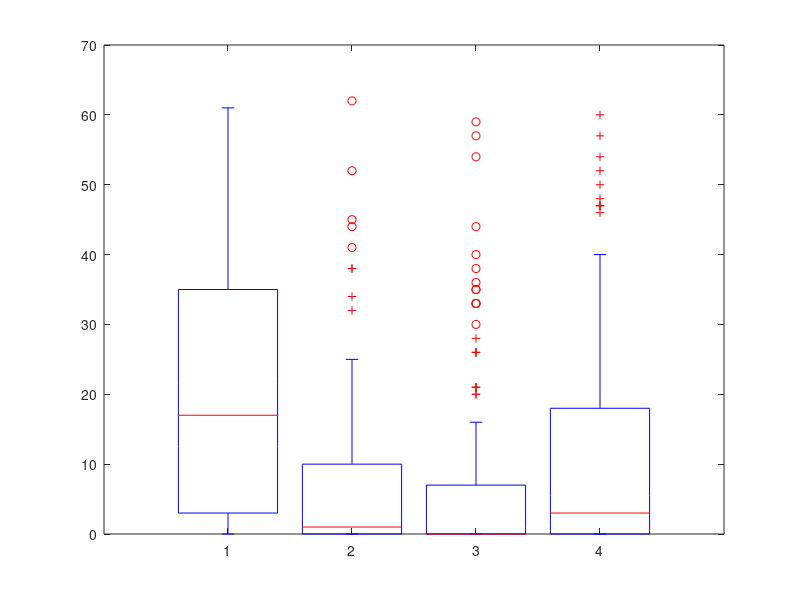

MATLAB code for this plot:
function weightdata()
%drive
drive8=[61	58	57	56	55	54	54	54	54	54	54	53	51	49	47	47	46	44	44	43	42	41	41	41	40	40	39	37	36	35	35	35	35	34	33	33	32	32	32	31	31	27	26	26	25	25	21	21	20	20	20	20	20	20	19	19	19	19	19	19	19	17	17	17	17	15	13	13	13	13	12	12	12	10	9	8	8	8	8	6	6	5	5	5	5	5	4	4	4	4	3	3	3	3	3	3	3	3	2	2	2	1	1	1	1	1	0	0	0	0	0	0	0	0	0	0	0	0	0	0	0	0	0	0	0
];
drive5=[62	52	45	44	41	38	38	34	32	25	24	24	24	23	22	22	21	21	21	20	20	20	20	17	17	17	17	15	15	13	13	10	8	8	6	6	5	5	5	5	4	4	4	3	3	3	3	3	2	2	2	2	2	2	2	2	2	2	2	1	1	1	1	1	0	0	0	0	0	0	0	0	0	0	0	0	0	0	0	0	0	0	0	0	0	0	0	0	0	0	0	0	0	0	0	0	0	0	0	0	0	0	0	0	0	0	0	0	0	0	0	0	0	0	0	0	0	0	0	0	0	0	0	0	0
];
drive3=[59	57	54	44	40	38	36	35	35	33	33	33	30	28	26	26	26	21	21	21	20	20	16	14	11	10	9	8	8	8	8	7	6	6	6	6	6	4	4	4	4	3	3	3	3	2	2	1	1	1	1	0	0	0	0	0	0	0	0	0	0	0	0	0	0	0	0	0	0	0	0	0	0	0	0	0	0	0	0	0	0	0	0	0	0	0	0	0	0	0	0	0	0	0	0	0	0	0	0	0	0	0	0	0	0	0	0	0	0	0	0	0	0	0	0	0	0	0	0	0	0	0	0	0	0
];
drive1=[60	57	54	52	50	48	47	47	47	46	40	37	37	35	35	34	34	34	34	33	29	29	26	26	25	25	24	24	24	21	19	18	17	17	14	14	13	13	8	8	8	8	6	6	6	6	6	6	6	6	6	6	6	5	4	4	3	3	3	3	3	3	3	3	3	2	2	2	2	2	2	2	1	1	1	1	1	1	1	0	0	0	0	0	0	0	0	0	0	0	0	0	0	0	0	0	0	0	0	0	0	0	0	0	0	0	0	0	0	0	0	0	0	0	0	0	0	0	0	0	0	0	0	0	0
];
boxplot([drive8' drive5' drive3' drive1'])
%bass
bass1=[51	43	41	40	37	36	36	35	34	28	26	26	26	25	22	21	21	20	20	20	20	19	19	18	17	17	17	17	13	9	9	8	7	6	6	6	6	6	6	5	5	4	3	3	3	3	3	3	3	2	2	2	2	1	1	1	0	0	0	0	0	0	0	0	0	0	0	0	0	0	0	0	0	0	0	0	0	0	0	0	0	0	0	0	0	0	0	0	0	0	0	0	0	0	0	0	0	0	0	0
];
bass3=[46	35	35	34	30	25	22	21	21	21	19	13	10	8	6	6	6	6	6	5	4	4	3	3	3	3	3	2	2	2	2	2	2	2	1	1	1	1	0	0	0	0	0	0	0	0	0	0	0	0	0	0	0	0	0	0	0	0	0	0	0	0	0	0	0	0	0	0	0	0	0	0	0	0	0	0	0	0	0	0	0	0	0	0	0	0	0	0	0	0	0	0	0	0	0	0	0	0	0	0
];
bass5=[39	35	32	32	31	27	24	24	23	21	21	20	20	20	20	17	17	17	15	14	13	13	12	12	11	10	8	8	8	6	6	6	5	5	5	5	4	4	3	3	3	3	3	3	2	2	2	2	1	1	1	1	1	1	1	0	0	0	0	0	0	0	0	0	0	0	0	0	0	0	0	0	0	0	0	0	0	0	0	0	0	0	0	0	0	0	0	0	0	0	0	0	0	0	0	0	0	0	0	0
];
bass7=[54	49	45	44	40	40	38	37	35	34	34	33	33	33	31	29	29	25	24	24	24	21	20	20	19	19	19	19	17	16	14	14	13	13	13	12	10	8	8	8	8	6	6	6	6	5	5	4	4	4	4	3	3	3	3	3	3	2	2	2	2	1	0	0	0	0	0	0	0	0	0	0	0	0	0	0	0	0	0	0	0	0	0	0	0	0	0	0	0	0	0	0	0	0	0	0	0	0	0	0
];
bass9=[62	61	60	59	58	57	57	57	56	55	54	54	54	54	54	54	54	53	52	52	50	48	47	47	47	47	47	46	44	44	44	42	41	41	41	40	38	38	37	35	35	35	34	34	33	33	33	32	32	26	26	26	26	25	25	24	21	20	20	19	17	17	15	15	13	8	8	8	8	8	6	6	5	4	4	4	4	3	3	2	2	2	2	1	1	1	1	1	1	0	0	0	0	0	0	0	0	0	0	0
];

%mid
mid1=[62	61	60	59	57	57	54	54	54	52	47	46	44	43	40	40	37	37	36	36	35	35	34	34	33	32	31	31	26	26	26	26	25	25	24	24	24	23	22	22	21	20	20	20	18	17	16	15	14	13	13	8	8	8	6	6	6	6	4	4	4	4	4	3	3	3	3	3	2	2	1	1	0	0	0	0	0	0	0	0	0	0	0	0	0	0	0	0	0	0	0	0	0	0	0	0	0	0	0	0
];
mid3=[57	55	54	47	47	44	38	37	34	33	33	27	21	20	20	20	20	20	19	19	17	17	17	12	10	10	8	6	5	5	5	5	4	4	3	3	3	3	3	3	3	3	3	2	2	2	2	1	1	1	1	1	0	0	0	0	0	0	0	0	0	0	0	0	0	0	0	0	0	0	0	0	0	0	0	0	0	0	0	0	0	0	0	0	0	0	0	0	0	0	0	0	0	0	0	0	0	0	0	0
];
mid5=[54	47	46	42	41	41	35	35	34	33	26	21	21	21	17	17	17	17	14	13	13	12	9	8	8	8	8	8	6	6	6	6	6	5	5	5	5	4	3	3	2	2	1	1	1	1	1	1	0	0	0	0	0	0	0	0	0	0	0	0	0	0	0	0	0	0	0	0	0	0	0	0	0	0	0	0	0	0	0	0	0	0	0	0	0	0	0	0	0	0	0	0	0	0	0	0	0	0	0	0
];
mid7=[54	49	48	47	38	38	33	30	29	26	26	25	25	24	21	20	20	20	20	19	19	15	15	13	13	13	10	9	8	8	8	8	6	6	6	6	5	4	3	3	3	3	3	2	2	2	2	2	2	2	2	1	1	1	1	1	0	0	0	0	0	0	0	0	0	0	0	0	0	0	0	0	0	0	0	0	0	0	0	0	0	0	0	0	0	0	0	0	0	0	0	0	0	0	0	0	0	0	0	0
];
mid9=[58	56	54	54	53	52	51	50	45	44	44	41	41	40	40	39	35	35	35	35	34	34	33	32	32	32	29	28	25	24	24	21	21	21	19	19	19	19	17	17	14	13	12	11	8	7	6	6	6	6	6	6	5	4	4	4	4	3	3	3	3	3	2	2	2	2	2	2	2	1	1	1	0	0	0	0	0	0	0	0	0	0	0	0	0	0	0	0	0	0	0	0	0	0	0	0	0	0	0	0
];

%treble
treble1=[57	57	54	53	52	50	48	47	47	47	44	44	44	43	42	41	38	35	35	35	34	34	34	33	32	31	29	26	26	25	24	24	22	21	21	20	20	20	20	13	13	13	13	10	9	8	8	8	8	7	6	6	6	6	5	5	4	4	4	4	3	3	3	3	3	3	2	2	1	1	1	1	0	0	0	0	0	0	0	0	0	0	0	0	0	0	0	0	0	0	0	0	0	0	0	0	0	0	0	0
];
treble3=[58	54	44	33	33	26	26	26	25	25	24	24	19	19	17	17	14	13	13	13	12	11	8	8	8	6	6	5	5	4	4	4	4	4	3	3	3	3	3	2	2	2	2	2	2	2	1	1	1	0	0	0	0	0	0	0	0	0	0	0	0	0	0	0	0	0	0	0	0	0	0	0	0	0	0	0	0	0	0	0	0	0	0	0	0	0	0	0	0	0	0	0	0	0	0	0	0	0	0	0
];
treble5=[54	49	47	41	33	33	28	21	20	20	19	19	19	14	14	13	12	10	8	8	6	6	5	4	3	3	3	3	3	3	3	3	3	3	2	2	2	2	2	2	2	2	1	1	1	1	1	1	0	0	0	0	0	0	0	0	0	0	0	0	0	0	0	0	0	0	0	0	0	0	0	0	0	0	0	0	0	0	0	0	0	0	0	0	0	0	0	0	0	0	0	0	0	0	0	0	0	0	0	0
];
treble7=[54	54	54	46	41	40	39	38	37	35	35	35	34	34	33	32	30	27	24	23	21	20	20	20	20	20	19	19	18	17	17	17	17	15	15	12	8	8	6	6	6	6	6	5	5	4	4	4	3	3	3	2	2	2	0	0	0	0	0	0	0	0	0	0	0	0	0	0	0	0	0	0	0	0	0	0	0	0	0	0	0	0	0	0	0	0	0	0	0	0	0	0	0	0	0	0	0	0	0	0
];
treble9=[62	61	60	59	57	56	55	54	54	52	51	47	46	45	41	40	40	40	38	37	37	36	36	35	35	34	32	32	31	29	26	26	25	25	24	22	21	21	21	21	21	20	19	17	17	17	17	16	15	10	9	8	8	8	6	6	6	6	6	6	6	5	5	5	3	3	2	2	2	1	1	1	1	1	1	1	1	0	0	0	0	0	0	0	0	0	0	0	0	0	0	0	0	0	0	0	0	0	0	0
];


end

